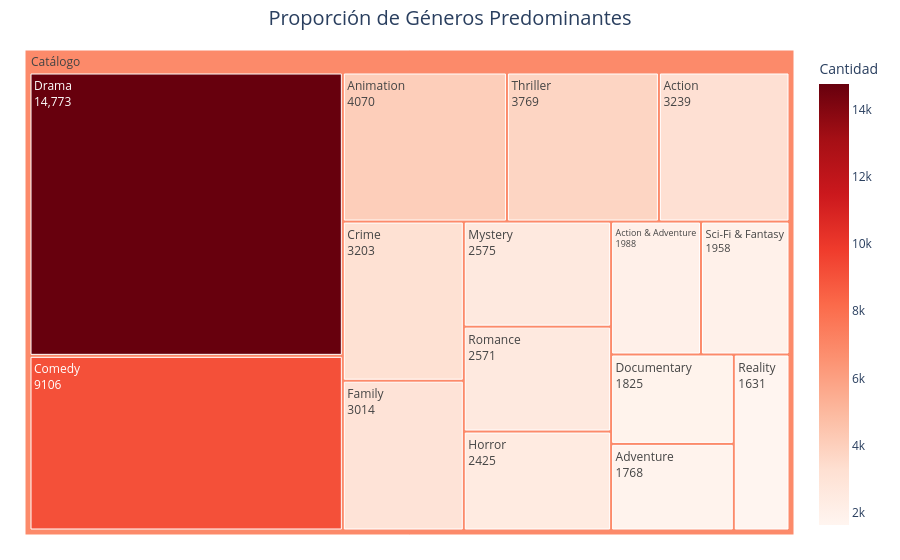

Notebook code for this chart:
### Markdown cell above
Se eligió el gráfico de barras para comunicar rápidamente la distribución del catálogo, el cual presenta un balance casi equitativo (50/50). Se descartó el uso de gráficos circulares (torta o anillo) ya que la estrecha similitud de los valores dificulta la percepción visual de las proporciones, priorizando así la comparación precisa y directa de las cantidades absolutas.

### Code cell
# 1. Separar, limpiar y contar los géneros
generos_separados = catalogo['genres'].dropna().str.split(',').explode().str.strip()
conteo_generos = generos_separados.value_counts().reset_index()
conteo_generos.columns = ['Género', 'Cantidad']

# 2. Tomar el Top 15 (el Treemap luce mejor con un poco más de datos)
top_generos = conteo_generos.head(15)

# 3. Crear el Treemap con Plotly
fig_treemap = px.treemap(
    top_generos,
    path=[px.Constant("Catálogo"), 'Género'], # Agrega una raíz central para agrupar todo
    values='Cantidad',
    title='Proporción de Géneros Predominantes',
    color='Cantidad', # Colorear según el volumen
    color_continuous_scale='Reds' # Paleta rojiza
)

# 4. Formato visual
fig_treemap.update_layout(
    title_font_size=20,
    title_x=0.5,
    margin=dict(t=50, l=25, r=25, b=25) # Ajustar márgenes para que ocupe bien el espacio
)

# Esto mejora la información al pasar el mouse y dentro de los cuadros
fig_treemap.update_traces(
    textinfo="label+value", 
    hovertemplate='<b>%{label}</b><br>Cantidad: %{value}<extra></extra>'
)

fig_treemap.show()

### Figure 1 — Plotly figure (JSON) as saved in the notebook; plotly's stock layout.template omitted (floating-point values rounded to 4 significant figures)
{"data": [{"branchvalues": "total", "customdata": [[14770.0], [9106.0], [4070.0], [3769.0], [3239.0], [3203.0], [3014.0], [2575.0], [2571.0], [2425.0], [1988.0], [1958.0], [1825.0], [1768.0], [1631.0], [6869.0]], "domain": {"x": [0, 1], "y": [0, 1]}, "hovertemplate": "<b>%{label}</b><br>Cantidad: %{value}<extra></extra>", "ids": ["Catálogo/Drama", "Catálogo/Comedy", "Catálogo/Animation", "Catálogo/Thriller", "Catálogo/Action", "Catálogo/Crime", "Catálogo/Family", "Catálogo/Mystery", "Catálogo/Romance", "Catálogo/Horror", "Catálogo/Action & Adventure", "Catálogo/Sci-Fi & Fantasy", "Catálogo/Documentary", "Catálogo/Adventure", "Catálogo/Reality", "Catálogo"], "labels": ["Drama", "Comedy", "Animation", "Thriller", "Action", "Crime", "Family", "Mystery", "Romance", "Horror", "Action & Adventure", "Sci-Fi & Fantasy", "Documentary", "Adventure", "Reality", "Catálogo"], "marker": {"coloraxis": "coloraxis", "colors": [14770.0, 9106.0, 4070.0, 3769.0, 3239.0, 3203.0, 3014.0, 2575.0, 2571.0, 2425.0, 1988.0, 1958.0, 1825.0, 1768.0, 1631.0, 6869.0]}, "name": "", "parents": ["Catálogo", "Catálogo", "Catálogo", "Catálogo", "Catálogo", "Catálogo", "Catálogo", "Catálogo", "Catálogo", "Catálogo", "Catálogo", "Catálogo", "Catálogo", "Catálogo", "Catálogo", ""], "textinfo": "label+value", "type": "treemap", "values": [14770.0, 9106.0, 4070.0, 3769.0, 3239.0, 3203.0, 3014.0, 2575.0, 2571.0, 2425.0, 1988.0, 1958.0, 1825.0, 1768.0, 1631.0, 57920.0]}], "layout": {"coloraxis": {"autocolorscale": false, "colorbar": {"title": {"text": "Cantidad"}}, "colorscale": [[0, "rgb(255,245,240)"], [0.125, "rgb(254,224,210)"], [0.25, "rgb(252,187,161)"], [0.375, "rgb(252,146,114)"], [0.5, "rgb(251,106,74)"], [0.625, "rgb(239,59,44)"], [0.75, "rgb(203,24,29)"], [0.875, "rgb(165,15,21)"], [1, "rgb(103,0,13)"]]}, "legend": {"tracegroupgap": 0}, "margin": {"b": 25, "l": 25, "r": 25, "t": 50}, "title": {"font": {"size": 20}, "text": "Proporción de Géneros Predominantes", "x": 0.5}}}
